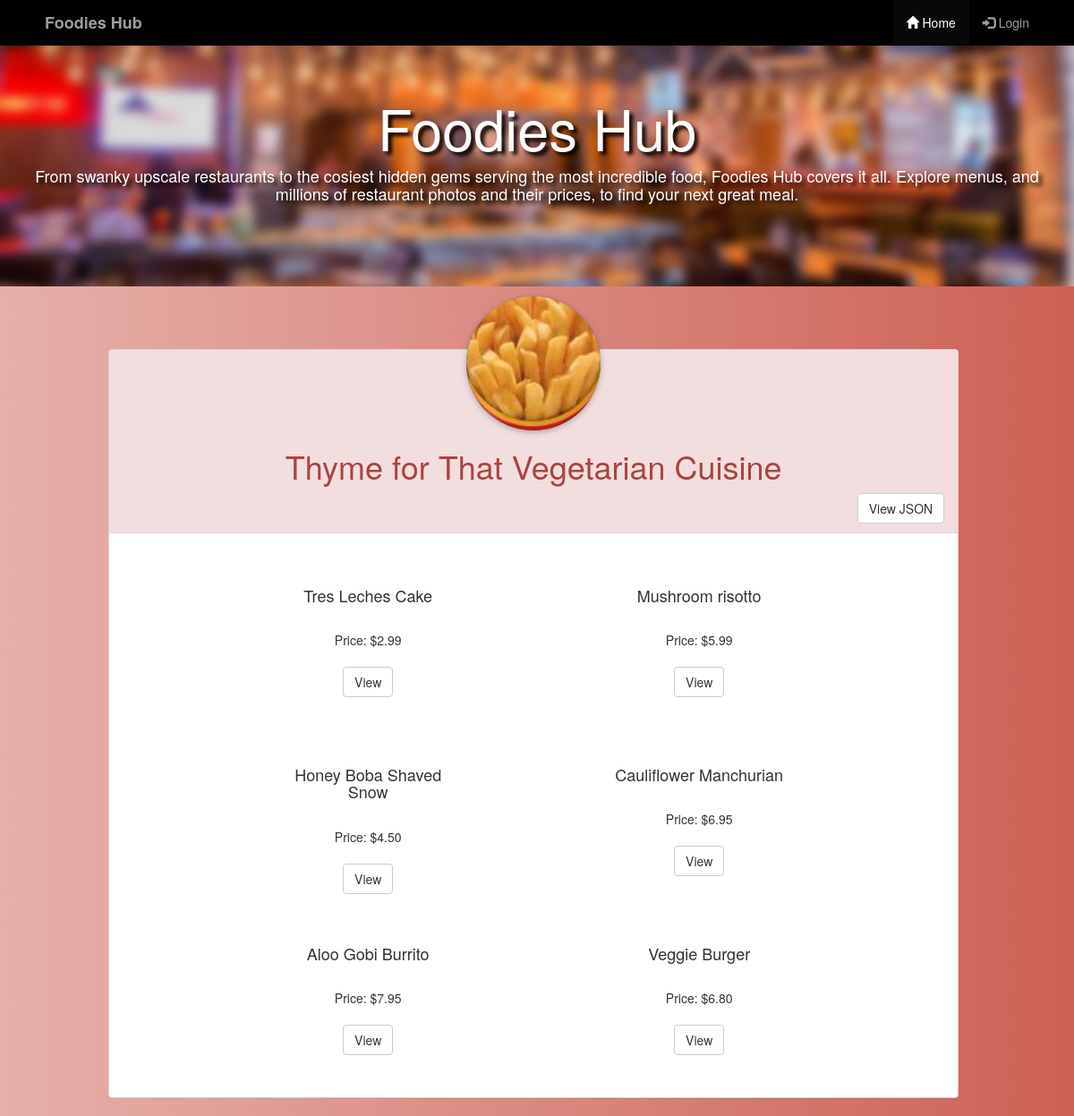
Screenshot of /restaurants/4/ with the database file from the repository.
### database_setup.py (models this page shows, shortened)
class Restaurant(Base):
    __tablename__ = 'restaurant'
    id = Column(Integer, primary_key=True)
    name = Column(String(250), nullable=False)
    picture = Column(String(250))
    user_id = Column(Integer, ForeignKey('user.id'))
    user = relationship(User)

class MenuItem(Base):
    __tablename__ = 'menu_item'
    name = Column(String(80), nullable=False)
    id = Column(Integer, primary_key=True)
    description = Column(String(250))
    price = Column(String(8))
    course = Column(String(250))
    restaurant_id = Column(Integer, ForeignKey('restaurant.id'))
    restaurant = relationship(Restaurant)
    user_id = Column(Integer, ForeignKey('user.id'))
    user = relationship(User)

### project.py (the view)
@app.route('/restaurants/<int:restaurant_id>/')
def restaurantMenu(restaurant_id):
    restaurant = session.query(Restaurant).filter_by(id=restaurant_id).one()
    items = session.query(MenuItem).filter_by(restaurant_id=restaurant.id)
    if 'username' not in login_session:
        return render_template('menup.html',
                               restaurant=restaurant, items=items)
    else:
        return render_template('menu.html',
                               restaurant=restaurant,
                               items=items,
                               uname=login_session['username'])

### templates/menup.html (shortened to what this page needs)
{% extends "base.html" %}
{% block content %}
<head>
</head>
<div class="panel col-md-10 panel-danger" style="margin-top:50px;margin-left:8%; margin-right:8%">
      <div class="row text-center panel-heading">
        <img src="{{restaurant.picture}}" class="text-center iconbox-icon" alt="{{restaurant.name}}"><br>
        <h1>{{ restaurant.name }} </h1>
        <a href='{{url_for('restaurantMenuJSON', restaurant_id = restaurant.id) }}' class="btn btn-default pull-right"> View JSON </a>
      </div>
      <div class="panel-body">
        {% for i in items %}
        <center>
          <div class="col-md-3 col-md-offset-2" style="padding-top:10px;margin-bottom:25px; margin-top:25px;height:150px">
          <div>
            <h4>{{i.name}}</h4>
          </div>
          <br>
          Price: {{i.price}}
          <br><br>
          <div>
            <a href='{{url_for('Viewmenu', restaurant_id = restaurant.id, menu_id = i.id) }}' id="btn1" class="btn btn-default"> View </a>
          </div>
          </div>
        {% endfor %}
      </div>
</div>
{% endblock %}

### templates/base.html (style rules this page uses)
.iconbox-icon { background-color: #008EED; box-shadow: 0 2px 5px 0 rgba(0, 0, 0, 0.16), 0 2px 10px 0 rgba(0, 0, 0, 0.12); border-radius: 50%; -webkit-border-radius: 50%; -moz-border-radius: 50%; margin: 0 auto; width: 100px; height: 100px; margin-top: -70px; }
body { background: #ee0979; background: -webkit-linear-gradient(to left, #ee0979 , #ff6a00); background: linear-gradient(to left, #CD6155 , #E6B0AA ); }

### templates/menup.html (style rules this page uses)
.iconbox-icon { min-width:150px !important; min-height:150px !important; max-height:50px !important; max-width:150 !important; }

### rows the page displays
Restaurant: picture (picture), name "Thyme for That Vegetarian Cuisine"
MenuItem: name "Tres Leches Cake", price "$2.99"
MenuItem: name "Mushroom risotto", price "$5.99"
MenuItem: name "Honey Boba Shaved Snow", price "$4.50"
MenuItem: name "Cauliflower Manchurian", price "$6.95"
MenuItem: name "Aloo Gobi Burrito", price "$7.95"
MenuItem: name "Veggie Burger", price "$6.80"
